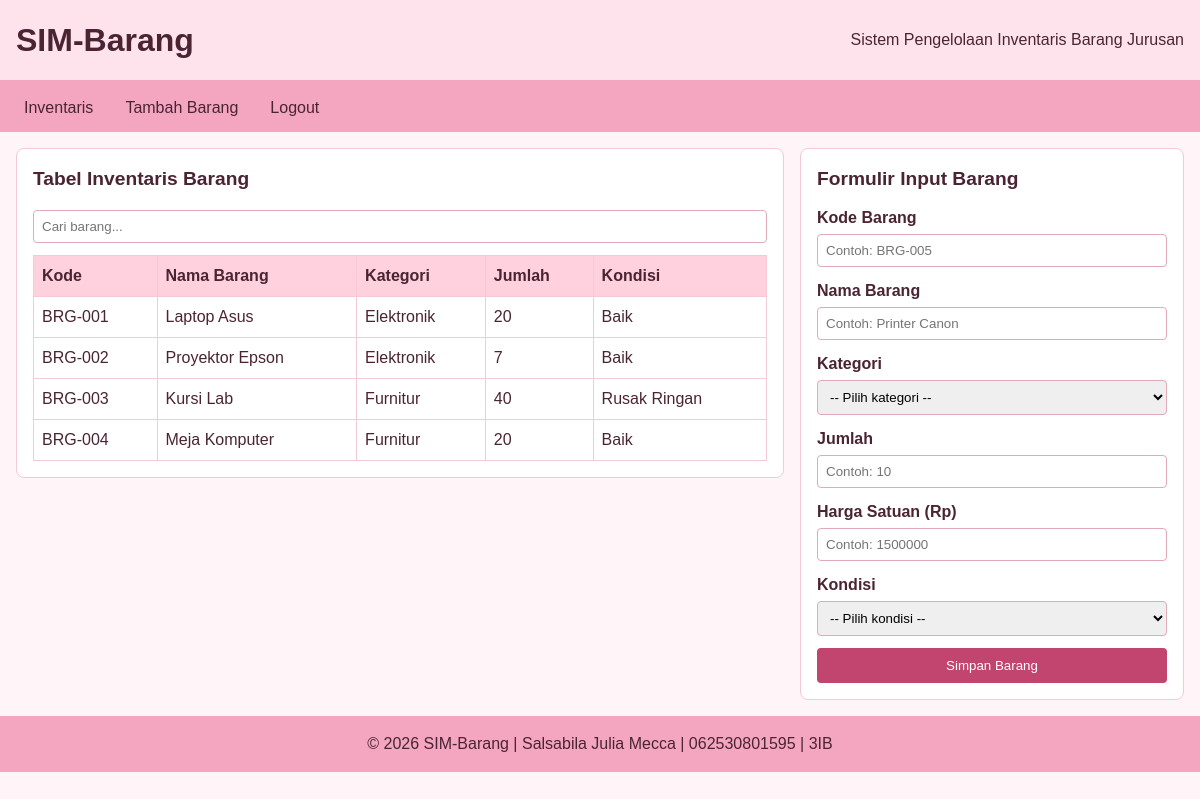
The page / (signed in) on the database its author committed.
### tables this page shows
CREATE TABLE `barang` (
  `id_barang` int NOT NULL,
  `kode_barang` varchar(20) NOT NULL,
  `nama_barang` varchar(100) NOT NULL,
  `id_kategori` int NOT NULL,
  `id_user` int NOT NULL,
  `jumlah` int NOT NULL,
  `harga` decimal(12,2) NOT NULL,
  `kondisi` varchar(20) NOT NULL
);

CREATE TABLE `kategori` (
  `id_kategori` int NOT NULL,
  `nama_kategori` varchar(50) NOT NULL
);

### index.php (the view, shortened to what this page needs)
<?php
require "koneksi.php";
$sql = "SELECT b.kode_barang, b.nama_barang, k.nama_kategori, b.jumlah, b.kondisi
        FROM barang b
        JOIN kategori k ON b.id_kategori = k.id_kategori
        ORDER BY b.kode_barang";
$data = $pdo->query($sql)->fetchAll();
?>
<!DOCTYPE html>
<html lang="id">
<head>
    <link rel="stylesheet" href="style.css">
</head>
<body>
    <header>
        <h1>SIM-Barang</h1>
        <p>Sistem Pengelolaan Inventaris Barang Jurusan</p>
    </header>
    <nav>
        <ul>
            <li><a href="#inventaris">Inventaris</a></li>
            <li><a href="#form-barang">Tambah Barang</a></li>
            <li><a href="logout.php">Logout</a></li>
        </ul>
    </nav>
    <main>
        <section id="inventaris">
            <h2>Tabel Inventaris Barang</h2>
            <input type="text" id="cari" placeholder="Cari barang..." aria-label="Cari barang">
            <table>
                <thead>
                    <tr>
                        <th>Kode</th>
                        <th>Nama Barang</th>
                        <th>Kategori</th>
                        <th>Jumlah</th>
                        <th>Kondisi</th>
                    </tr>
                </thead>
                <tbody>
                <?php foreach ($data as $row): ?>
                <tr>
                    <td><?= htmlspecialchars($row['kode_barang']) ?></td>
                    <td><?= htmlspecialchars($row['nama_barang']) ?></td>
                    <td><?= htmlspecialchars($row['nama_kategori']) ?></td>
                    <td><?= htmlspecialchars($row['jumlah']) ?></td>
                    <td><?= htmlspecialchars($row['kondisi']) ?></td>
                </tr>
                <?php endforeach; ?>
            </tbody>
            </table>
        </section>
        <section id="form-barang">
            <h2>Formulir Input Barang</h2>
            <form id="formBarang" action="simpan.php" method="post">
                <p>
                    <label for="kode">Kode Barang</label><br>
                    <input type="text" id="kode" name="kode" placeholder="Contoh: BRG-005" required>
                </p>
                <p>
                    <label for="nama">Nama Barang</label><br>
                    <input type="text" id="nama" name="nama" placeholder="Contoh: Printer Canon" required>
                </p>
                <p>
                    <label for="kategori">Kategori</label><br>
                    <select id="kategori" name="kategori" required>
                        <option value="">-- Pilih kategori --</option>
                    </select>
                </p>
                <p>
                    <label for="jumlah">Jumlah</label><br>
                    <input type="number" id="jumlah" name="jumlah" placeholder="Contoh: 10" required>
                </p>
                <p>
                    <label for="harga">Harga Satuan (Rp)</label><br>
                    <input type="number" id="harga" name="harga" placeholder="Contoh: 1500000" min="0" required>
                </p>
                <p>
                    <label for="kondisi">Kondisi</label><br>
                    <select id="kondisi" name="kondisi" required>
                        <option value="">-- Pilih kondisi --</option>
                    </select>
                </p>
                <button type="submit">Simpan Barang</button>
            </form>
        </section>
    </main>
    <footer>
        <p>&copy; 2026 SIM-Barang | Salsabila Julia Mecca | 062530801595 | 3IB</p>
    </footer>
</body>
</html>

### style.css (style rules this page uses)
* { box-sizing: border-box; margin: 0; padding: 0; }
:root { --bg: #fff5f8; --teks: #4a2433; --pink: #ffe3ec; --pink-muda: #ffd0de; --pink-nav: #f4a6c0; --pink-hover: #f08bad; --garis: #f6c9d8; --tombol: #c2456f; --tombol-hover: #a3335a; }
body { font-family: Arial, sans-serif; background: var(--bg); color: var(--teks); line-height: 1.5; }
header { display: flex; flex-direction: column; gap: 4px; padding: 16px; background: var(--pink); color: var(--teks); border-bottom: 4px solid var(--pink-nav); }
nav { background: var(--pink-nav); padding: 0 16px; }
nav ul { list-style: none; display: flex; gap: 16px; }
nav a { display: block; padding: 12px 8px; color: var(--teks); text-decoration: none; }
main { display: grid; grid-template-columns: 1fr; gap: 16px; padding: 16px; }
section { background: #fff; border: 1px solid var(--garis); border-radius: 8px; padding: 16px; }
h2 { margin-bottom: 12px; font-size: 1.2rem; }
#inventaris { overflow-x: auto; }
table { width: 100%; border-collapse: collapse; }
th, td { border: 1px solid var(--garis); padding: 8px; text-align: left; }
th { background: var(--pink-muda); }
form { display: grid; grid-template-columns: 1fr; gap: 12px; }
label { font-weight: bold; }
input, select { width: 100%; padding: 8px; margin-top: 4px; border: 1px solid #e2a9b8; border-radius: 4px; }
button { padding: 10px; border: none; border-radius: 4px; background: var(--tombol); color: #fff; cursor: pointer; }
footer { padding: 16px; text-align: center; background: var(--pink-nav); color: var(--teks); }
@media (min-width: 600px) { header { flex-direction: row; justify-content: space-between; align-items: center; } }
@media (min-width: 600px) { form { grid-template-columns: 1fr 1fr; } }
@media (min-width: 600px) { form button { grid-column: 1 / -1; } }
@media (min-width: 1025px) { main { grid-template-columns: 2fr 1fr; max-width: 1200px; margin: 0 auto; align-items: start; } }
@media (min-width: 1025px) { form { grid-template-columns: 1fr; } }
#cari { margin-bottom: 12px; }

### rows shown on the page
barang: kode_barang "BRG-001", nama_barang "Laptop Asus", id_kategori.nama_kategori "Elektronik", jumlah "20", kondisi "Baik"
barang: kode_barang "BRG-002", nama_barang "Proyektor Epson", id_kategori.nama_kategori "Elektronik", jumlah "7", kondisi "Baik"
barang: kode_barang "BRG-003", nama_barang "Kursi Lab", id_kategori.nama_kategori "Furnitur", jumlah "40", kondisi "Rusak Ringan"
barang: kode_barang "BRG-004", nama_barang "Meja Komputer", id_kategori.nama_kategori "Furnitur", jumlah "20", kondisi "Baik"
